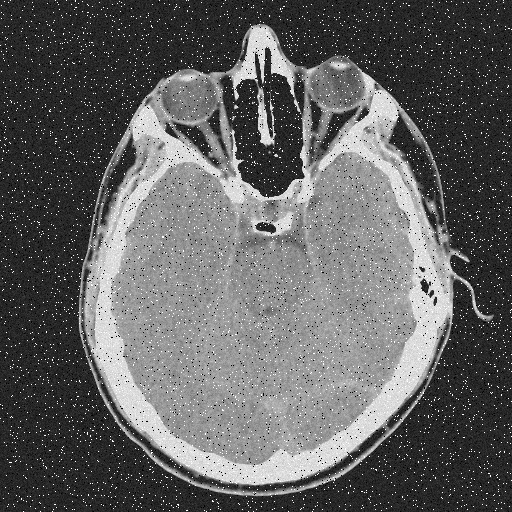
#> input picture 2/noisy_brain.png, 512 x 512 px; the run also reads 1 picture not shown here
$ jupyter execute Copy_of_DIP_HW2.ipynb   (shell and % lines are left out)
#> lines starting #> are read from the running program, lines starting #| are printed output that depends on the picture
<div dir=rtl>
<font color='red' size="6">آماده سازی نوت بوک</font>
<div dir=rtl>

><font size = "4"> 1.  قبل از هر کاری، با استفاده از مسیر نوشته شده در خط پایین، یک کپی از این نوتبوک در گوگل درایو خودتان بسازید و تمرین را در آن نسخه حل کنید.

<div dir=ltr>
<font size = "4" color='blue'>
File --> Save a copy in Drive
</font>
<div dir=rtl>

><font size = "4"> 2.   برای دسترسی به تصاویر مورد نیاز در این تکلیف، بدون اعمال هیچ تغییری در بلوک زیر، آن را اجرا کنید. با این کار فایل های مربوط به تکلیف (تصاویر) دانلود و در فولدر کولب شما قرار داده می شوند. انجام این مرحله پس از هر بار قطع شدن از کولب و اتصال دوباره، ضروری است. یعنی اگر مثلا یک سوال را حل کردید و بعد کولب را بستید یا مدتی با آن کار نکردید و اتصالتان به طور خودکار قطع شد، در اقدام بعدیتان برای نوشتن بقیه‌ی تمرین، حتما این بلوک باید دوباره اجرا شود.

[cell 1]
#@title RUN THIS BLOCK WITHOUT ANY CHANGE to download the data

# Imports
<div dir=rtl>
<font color="blue" size="6">فراخوانی کتابخانه ها</font>
<div dir=rtl>

[cell 2]
###

# ENTER YOUR CODE HERE.
import cv2
import matplotlib.pyplot as plt
from google.colab.patches import cv2_imshow
import numpy as np
###

# Any Helper Functions

<div dir=rtl>
<font color="blue" size = "4">در صورت نیاز یا برای راحتی خودتان می‌توانید توابع کمکی‌ (مثلا برای عملیات‌های پر تکرار) این جا تعریف کنید (همه در همین بلوک).</font>
</div>

[cell 3]
###

###

# Question 5: Low Pass Filters (30%)

[cell 4]
#@title Q5 - Part 1 (5%)
###

# ENTER YOUR CODE HERE.

noisy_brain=cv2.imread("noisy_brain.png", cv2.IMREAD_GRAYSCALE)
#> noisy_brain is the input picture: shape (512, 512); min 0, max 255, mean 97.7
###

پاسخ سوال ۵.۲--برای این نویز استفاده از فیلتر میانه بهتر است.

[cell 5]
#@title Q5 - Part 2 (10%)
###

# ENTER YOUR CODE HERE.
median = cv2.medianBlur(noisy_brain, 3)
plt.figure()
plt.imshow(noisy_brain, cmap="gray", vmin=0, vmax=255)
plt.title('noisy_brain', color='white', backgroundcolor='green')
plt.axis('off')
plt.figure()
plt.imshow(median, cmap='gray', vmin=0, vmax=255)
plt.title('median', color='white', backgroundcolor='green')
plt.axis('off')
plt.show()
###

[cell 6]
#@title Q5 - Part 3 (10%)

# NO CODE REQUIRED FOR THIS PART.

<div dir=rtl><font color='green' size="5">جواب سوال ۵-۳</font>
<div>

<div dir=rtl><font size="4">
دلیل گذاشتن پدینگ این است که فیلتر هنگام قرار گرفتن در لبه ها آنها را از دست ندهد
زیرا در صورت نبود پدینگ سایز تصویر کوچک میشود.
همچنین دلیل دیگر آن در هنگام گرفتن فوریه اینست که نتیجه تبدیل فوریه تکرار شونده نباشد(حداقل در ابعادی که ما آنرا نیاز داریم). بعبارتی باید مسیله Convolution with
periodicity را به وسیله پدینگ در نظر بگیریم و حل کنیم.

دلیل شیفت دادن فوریه تا انتقال آن به وسط اینست که قسمت های مهم آن که اطلاعات اصلی در آن قرار گرفته اند از لبه های تصویر به مرکز منتقل شود و راحتتر تحلیل شوند و همچنین از نظر ریاضی هم ضرب آن راحتتر میشود..
 </font><br />
</div>

[cell 7]
#@title Q5 - Part 4 (25%)
###
# ENTER YOUR CODE HERE.
fourier_median = cv2.dft(np.float32(median), flags=cv2.DFT_COMPLEX_OUTPUT)
fourier_median_shift = np.fft.fftshift(fourier_median)
magnitude_median = 20*np.log(cv2.magnitude(fourier_median_shift[:,:,0],fourier_median_shift[:,:,1]))
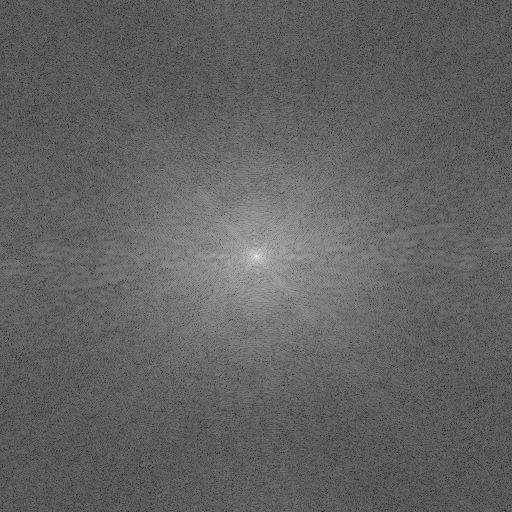
#> magnitude_median: shape (512, 512) float32; min 41.03, max 340.7, mean 157.3; drawn with min black and max white
phase_median = 50*np.log(cv2.phase(fourier_median_shift[:,:,0],fourier_median_shift[:,:,1]))
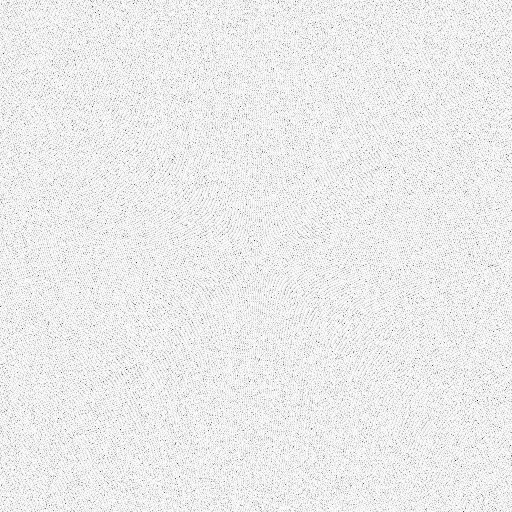
#> phase_median: shape (512, 512) float32; min -559.4, max 91.89, mean 41.9; drawn with min black and max white

plt.figure()
plt.imshow(median, cmap="gray", vmin=0, vmax=255)
plt.title('median', color='white', backgroundcolor='green')
plt.axis('off')
plt.figure()
plt.imshow(magnitude_median, cmap='gray', vmin=0, vmax=255)
plt.title('magnitude_median', color='white', backgroundcolor='green')
plt.axis('off')
plt.figure()
plt.imshow(phase_median, cmap="gray", vmin=0, vmax=255)
plt.title('phase_median', color='white', backgroundcolor='green')
plt.axis('off')
plt.show()
###

[cell 8]
#@title Q5 - Part 5 (30%)
###
def GLP(image,  d=35):
#> called with image = array of shape (512, 512, 2), d = 35
  filter = np.zeros(image.shape)
  for k in range(image.shape[2]):
    for i in range(image.shape[0]):
      for j in range(image.shape[1]):
        a = -1 * (pow(i - image.shape[0]/2, 2) + pow(j - image.shape[1]/2, 2))
        b = 2 * pow(d, 2)
        filter[i,j,k] = np.exp(a/b)
  return image * filter
filterd_fourier = GLP(fourier_median_shift)
filterd_fourier_shift = np.fft.ifftshift(filterd_fourier)
image_after_filter = cv2.idft(filterd_fourier_shift)
image_after_filter = cv2.magnitude(image_after_filter[:,:,0], image_after_filter[:,:,1])
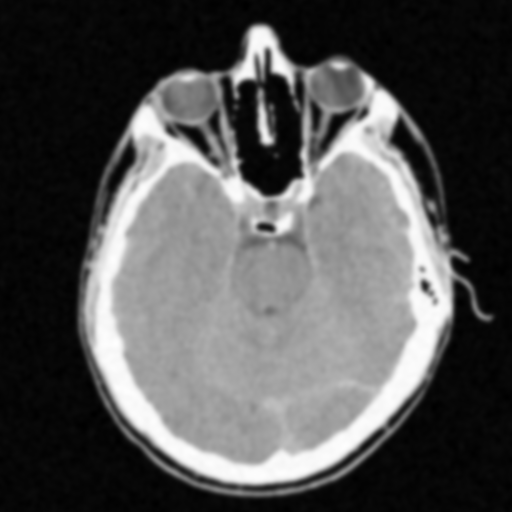
#> image_after_filter: shape (512, 512) float64; min 8923272.2, max 58483216.4, mean 25057662; drawn with min black and max white
image_after_filter=(image_after_filter - np.min(image_after_filter))/(np.max(image_after_filter) - np.min(image_after_filter)) *256
plt.figure()
plt.imshow(image_after_filter, cmap="gray", vmin=0, vmax=255)
plt.title('Filtered Image', color='white', backgroundcolor='green')
plt.axis('off')
plt.show()
plt.figure()
plt.imshow(noisy_brain, cmap="gray", vmin=0, vmax=255)
plt.title('Noisy Image', color='white', backgroundcolor='green')
plt.axis('off')
plt.show()
###

[cell 9]
#@title Q5 - Part 6 (10%)
###

# ENTER YOUR CODE HERE.
average_filter = cv2.GaussianBlur(median, (7,7),cv2.BORDER_DEFAULT)
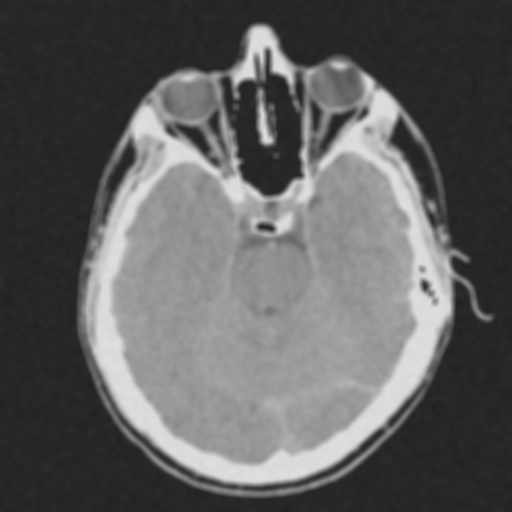
#> average_filter: shape (512, 512); min 33, max 224, mean 95.6
###
plt.figure()
plt.imshow(average_filter, cmap="gray", vmin=0, vmax=255)
plt.title('Average Filtered Image', color='white', backgroundcolor='green')
plt.axis('off')
plt.show()
plt.figure()
plt.imshow(noisy_brain, cmap="gray", vmin=0, vmax=255)
plt.title('Noisy Image', color='white', backgroundcolor='green')
plt.axis('off')
plt.show()

<div dir=rtl>
<font color='green' size="5">## توضیحات سوال ۵-۶</font>
<div>
<font size="4">
متن مورد نظر در این جا نوشته شود.(برای نوشتن دوبار اینجا کلیک کنید)

 برای رفتن به خط بعد، دو بار اینتر بزنید.
 </font><br />
</div>

[cell 10]
#@title Q5 - Part 7 (10%)
###
plt.figure()
plt.imshow(image_after_filter, cmap="gray", vmin=0, vmax=255)
plt.title('Fourier Filtered Image', color='white', backgroundcolor='green')
plt.axis('off')
plt.show()
plt.figure()
plt.imshow(average_filter, cmap="gray", vmin=0, vmax=255)
plt.title('Average Filtered Image', color='white', backgroundcolor='green')
plt.axis('off')
plt.show()
plt.figure()
plt.imshow(noisy_brain, cmap="gray", vmin=0, vmax=255)
plt.title('Noisy Image', color='white', backgroundcolor='green')
plt.axis('off')
plt.show()

<div dir=rtl>
<font color='green' size="5">## توضیحات سوال ۵-۷</font>
<div>
<font size="4">
فیلتر به وسیله تبدل یل فوریه و فیلتر کردن آن بهتر است زیرا در میانگین گیری رنگ های تصویر مقداری بیشتری پخس میشوند و تار تر میشود در حالی که به وسیله فوریه صرفا شدت های با اهمیت کمتر و فرکانس بیشتر حذف میشوند و بخش های مهمتر تصویر باقی میمانند.
 </font><br />
</div>

# Question 6: High Pass Filters (30%)

[cell 11]
#@title Q6 - Part 1 (15%)
###

# ENTER YOUR CODE HERE.
def laplacian(image, r):
  kernel = np.array([[0, 1, 0],[1, -4, 1],[0, 1, 0]])
  if r == 90:
      kernel = np.array([[1, 1, 1],[1, -8, 1],[1, 1, 1]])
  pad = np.zeros((image.shape[0]+2, image.shape[1]+2))
  pad[1:-1, 1:-1] = image
  res = np.zeros(image.shape)
  for r in range(image.shape[0]):
        for c in range(image.shape[1]):
            res[r, c] = np.sum(kernel * pad[r:r+3, c:c+3]).clip(0,255).astype(np.uint8)
  return res


###

[cell 12]
#@title Q6 - Part 2 (15%)
###

# ENTER YOUR CODE HERE.
hand=cv2.imread("Hand.png", cv2.IMREAD_GRAYSCALE)
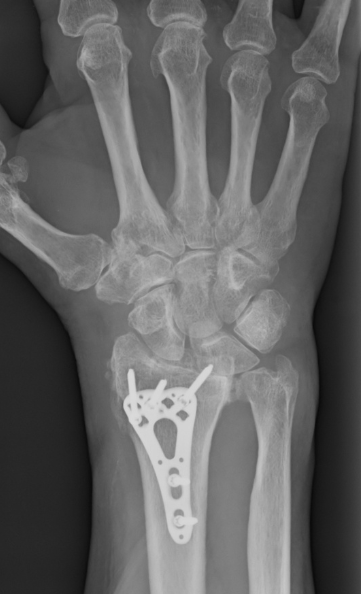
#> input picture 2/Hand.png, 361 x 594 px
#> hand is the input picture: shape (594, 361); min 8, max 219, mean 99.4

plt.figure()
plt.imshow(hand, cmap="gray", vmin=0, vmax=255)
plt.title('Original Hand Image', color='white', backgroundcolor='green')
plt.axis('off')
plt.show()
plt.figure()
plt.imshow(20*np.power(laplacian(hand, 45), 0.5), cmap="gray", vmin=0, vmax=255)
#> after the loop in laplacian, `for r in range(image.shape[0]):`:
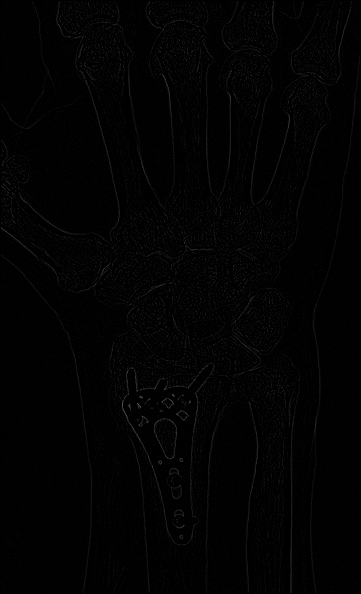
#> res: shape (594, 361) float64; min 0, max 101, mean 2.3
plt.title('45 Laplacian Image', color='white', backgroundcolor='green')
plt.axis('off')
plt.show()
plt.figure()
plt.imshow(20*np.power(laplacian(hand, 90), 0.5), cmap="gray", vmin=0, vmax=255)
#> call 2 of laplacian, with r = 90
#> after the loop in laplacian (call 2), `for r in range(image.shape[0]):`:
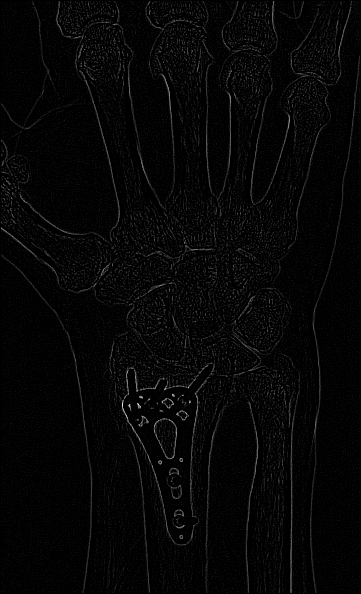
#> res: shape (594, 361) float64; min 0, max 248, mean 5.9
plt.title('90 Laplacian Image', color='white', backgroundcolor='green')
plt.axis('off')
plt.show()
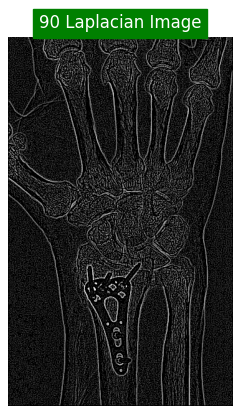
#> figure drawn by matplotlib, 1 panel
###

<div dir=rtl><font color='green' size="5">## توضیحات سوال ۶-۲</font>
<div>

<div dir=rtl><font size="4">
همانطور که مشاهده میشود فیلتر ۴۵ درجه بهتر تفاوت ها را نشان میدهد زیرا در فیلتر ۹۰ درجه تنها در راستای  x و y تفاوت ها مشخص میشوند ولی در  ۴۵ درجه در راستای ۴۵ درجه یا اریب هم  تفاوت ها مشخص میشوتد.
 </font><br />
</div>

[cell 13]
#@title Q6 - Part 3 (40%)
###

# ENTER YOUR CODE HERE.
def custom_filter(image, filtername, d):
#> called with filtername = 'IHPF', d = 50
  fourier = cv2.dft(np.float32(image), flags=cv2.DFT_COMPLEX_OUTPUT)
  fourier_shift = np.fft.fftshift(fourier)
  filter = np.ones(fourier_shift.shape)
  if(filtername=="IHPF"):
    for i in range(image.shape[0]):
      for j in range(image.shape[1]):
        if pow(i - image.shape[0]/2, 2) + pow(j - image.shape[1]/2, 2) <= pow(d,2):
          filter[i, j] = 0
  elif(filtername=="BHPF"):
    for i in range(image.shape[0]):
      for j in range(image.shape[1]):
        filter[i, j] = 1 - 1/(1 + pow((pow(i - image.shape[0]/2, 2) + pow(j - image.shape[1]/2, 2))/pow(d,2) , 2))

  fourier = fourier_shift * filter
  filterd_fourier_shift = np.fft.ifftshift(fourier)
  image_after_filter = cv2.idft(filterd_fourier_shift)
  image_after_filter = cv2.magnitude(image_after_filter[:,:,0], image_after_filter[:,:,1])
#> image_after_filter: shape (594, 361) float64
  return (image_after_filter - np.min(image_after_filter))/(np.max(image_after_filter) - np.min(image_after_filter)) *256

###

[cell 14]
#@title Q6 - Part 4 (15%)
###

# ENTER YOUR CODE HERE.
plt.figure(figsize=(15,10))
plt.subplot(2, 3, 1)
plt.imshow(hand, cmap="gray", vmin=0, vmax=255)
plt.title('Original hand image', color='white', backgroundcolor='green')
plt.axis('off')

plt.subplot(2, 3, 2)
plt.imshow(custom_filter(hand, "IHPF", 50), cmap="gray", vmin=0, vmax=255)
plt.title('50 IHPF Image', color='white', backgroundcolor='green')
plt.axis('off')

plt.subplot(2, 3, 3)
plt.imshow(custom_filter(hand, "IHPF", 100), cmap="gray", vmin=0, vmax=255)
plt.title('100 IHPF Image', color='white', backgroundcolor='green')
plt.axis('off')

plt.subplot(2, 3, 4)
plt.imshow(hand, cmap="gray", vmin=0, vmax=255)
plt.title('Original hand image', color='white', backgroundcolor='green')
plt.axis('off')

plt.subplot(2, 3, 5)
plt.imshow(custom_filter(hand, "BHPF", 50), cmap="gray", vmin=0, vmax=255)
plt.title('50 BHPF Image', color='white', backgroundcolor='green')
plt.axis('off')

plt.subplot(2, 3, 6)
plt.imshow(custom_filter(hand, "BHPF", 100), cmap="gray", vmin=0, vmax=255)
plt.title('100 BHPF Image', color='white', backgroundcolor='green')
plt.axis('off')
###

<div dir=rtl>
<font color='green' size="5">## توضیحات سوال  ۶-۴</font>
<div>
<font size="4">
زیاد شدن شعاع در فیلتر های بالاگذر باعث میشود که اطلاعات بیشتری از تصویر از دست برود و در شکل هم مشخص است که جبا افزایش شعاع جزییات بیشتری از بین میرود.
 </font><br />
</div>

[cell 15]
#@title Q6 - Part 5 (15%)
###

# ENTER YOUR CODE HERE.
blur_hand=cv2.imread("Blur_Hand.png", cv2.IMREAD_GRAYSCALE)

# ENTER YOUR CODE HERE.
plt.figure(figsize=(15,10))


plt.subplot(2, 2, 1)
plt.imshow(hand, cmap="gray", vmin=0, vmax=255)
plt.title('Original hand image', color='white', backgroundcolor='green')
plt.axis('off')

plt.subplot(2, 2, 2)
plt.imshow(blur_hand, cmap="gray", vmin=0, vmax=255)
plt.title('Blured Hand Image', color='white', backgroundcolor='green')
plt.axis('off')

new_laplacian = blur_hand - 2 * laplacian(hand, 45)
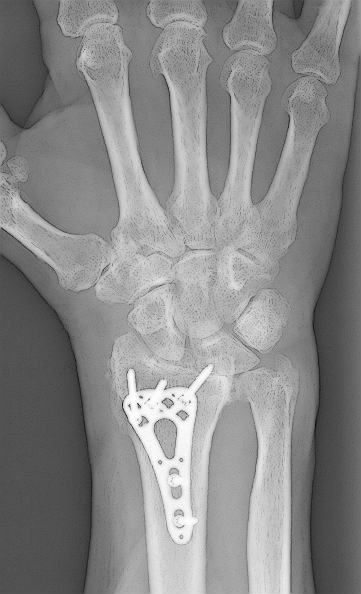
#> new_laplacian: shape (594, 361) float64; min -48, max 217, mean 94.7; drawn with min black and max white

plt.subplot(2, 2, 3)
plt.imshow(new_laplacian, cmap="gray", vmin=0, vmax=255)
plt.title('Laplacian Image', color='white', backgroundcolor='green')
plt.axis('off')

new_bhpf = blur_hand - 1 * custom_filter(hand, "BHPF", 100)
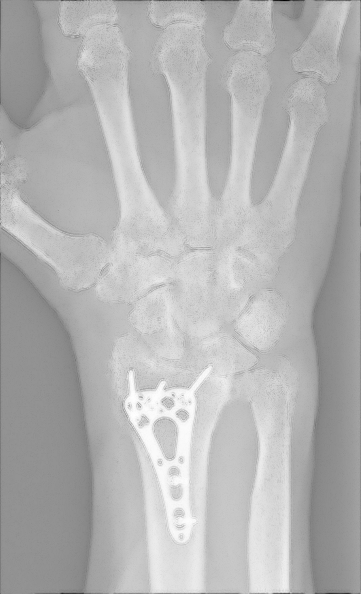
#> new_bhpf: shape (594, 361) float64; min -204.6, max 217, mean 92.8; drawn with min black and max white

plt.subplot(2, 2, 4)
plt.imshow(new_bhpf, cmap="gray", vmin=0, vmax=255)
plt.title('BHPF hand image', color='white', backgroundcolor='green')
plt.axis('off')
###
